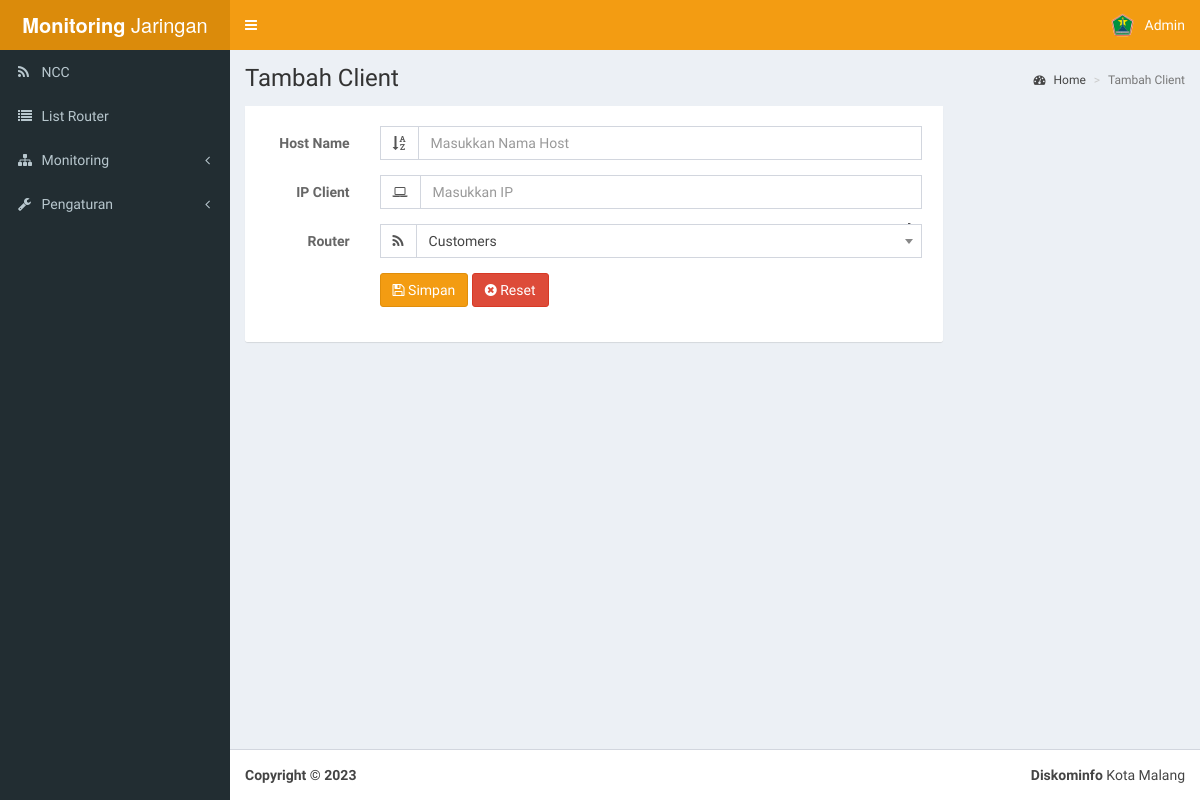
Screenshot of /add_client (signed in) with the database file from the repository.
### tables this page shows
CREATE TABLE `user` (
  `id_user` int(10) NOT NULL,
  `email_user` varchar(255) NOT NULL,
  `pwd_user` varchar(255) NOT NULL,
  `name_user` varchar(255) NOT NULL
);

CREATE TABLE `blok` (
  `id_blok` int(50) NOT NULL,
  `name_blok` varchar(255) NOT NULL,
  `telp_blok` varchar(100) NOT NULL,
  `add_blok` longtext NOT NULL,
  `sum_client` int(100) NOT NULL,
  `pusat_client` varchar(100) NOT NULL
);

### view/add_client.php (the view)
<div class="tab-content ">
<div class="active tab-pane">
<div class="post">
<div class="box-body">
	<form class="form-horizontal" method="post" action="./asset/proses.php">
              <div class="form-group">
                <label for="inputName" class="col-sm-2 control-label">Host Name</label>
                <div class="col-sm-10">
                  <div class="input-group">
                      <div class="input-group-addon">
                        <i class="fa  fa-sort-alpha-asc"></i>
                      </div>
                      <input type="text" name="client" class="form-control" placeholder="Masukkan Nama Host" required>
                    </div>
                </div>
              </div>
              <div class="form-group">
                <label for="inputTelp" class="col-sm-2 control-label">IP Client</label>
                <div class="col-sm-10">
                  <div class="input-group">
                      <div class="input-group-addon">
                        <i class="fa fa-laptop"></i>
                      </div>
                      <input type="text" placeholder="Masukkan IP" name="ip" class="form-control" data-inputmask="'alias': 'ip'" data-mask="" required>
                    </div>
                </div>
              </div>
              <div class="form-group">
                <label for="inputTelp" class="col-sm-2 control-label">Router</label>
                <div class="col-sm-10">
                <div class="input-group">
                      <div class="input-group-addon">
                        <i class="fa fa-rss"></i>
                      </div>
                  <select name="stasiun" class="form-control select2" style="width: 100%;">
                        <?php
                        $sql = "SELECT*FROM blok ORDER BY name_blok ASC";
                        $query = $conn->query($sql);
                        while ($get = $query->fetch_assoc()) {
                            extract($get);
                            echo "<option value='$id_blok'>$name_blok</option>";
                         }
                         ?>
                      </select>
                  </div>
                </div>
              </div>
              <div class="form-group">
                <div class="col-sm-offset-2 col-sm-10">
                  <button type="submit" class="btn btn-warning" name="add_client"><i class="fa fa-save"></i> Simpan</button>
                  <button type="reset" class="btn btn-danger" name="add_client"><i class="fa fa-times-circle"></i> Reset</button>
                </div>
              </div>
            </form>
</div>
</div>
</div>
</div>

### view/layout/header.php (shortened to what this page needs)
<?php
$query_us = $conn->query("SELECT*FROM user WHERE id_user='$_SESSION[id]'");
$admin = $query_us->fetch_assoc();
$admin_name = $admin['name_user'];
 ?>
        <a href="home" class="logo">
          <span class="logo-lg"><b>Monitoring</b> Jaringan</span>
        </a>
        <nav class="navbar navbar-static-top" role="navigation">
          <a href="#" class="sidebar-toggle" data-toggle="offcanvas" role="button">
          </a>
          <div class="navbar-custom-menu">
            <ul class="nav navbar-nav">
              <li class="dropdown user user-menu">
                <a href="#" class="dropdown-toggle" data-toggle="dropdown">
                  <img src="asset/dist/img/mlgkucecwara.jpg" class="user-image" alt="User Image">
                  <span class="hidden-xs"><?php echo $admin_name; ?></span>
                </a>
              </li>
            </ul>
          </div>
        </nav>

### view/layout/sidebar.php (shortened to what this page needs)
<ul class="sidebar-menu">
<?php
    $d_blokx=$conn->query("SELECT (name_blok) FROM blok WHERE pusat_client='1'")->fetch_assoc();
    $nama_blok = $d_blokx['name_blok'];
    $link = array("home", "stasiun", "#", "#");
    $nama = array("$nama_blok", "List Router", "Monitoring", "Pengaturan");
    $icon = array("fa fa-rss", "fa fa-list","fa fa-sitemap", "fa fa-wrench");
    for ($i=0; $i <= count($link)-1 ; $i++) {
      if (strcmp($page, "$link[$i]")==0) {
            $status_l = " class='active'";
          } else {
            $status_l = "";
          }
      if ($nama[$i] === "Monitoring") {
        $right_icon = "<i class='fa fa-angle-left pull-right'></i>";
        $menu_d = "<ul class='treeview-menu'>";
      } elseif ($nama[$i] === "Pengaturan") {
        $right_icon = "<i class='fa fa-angle-left pull-right'></i>";
        $menu_d = "<ul class='treeview-menu'>
        <li>
            <a class='active' href='./add_stasiun'>Add Router</a>
        </li>
        <li>
            <a class='active' href='./add_client'>Add Client</a>
        </li>
        <li>
            <a class='active' href='./log'>Log Laporan</a>
        </li>
        <!-- <li>
            <a href='./asset/proses.php?logout'>Logout</a>
        </li> -->
        </ul>";
      } else {
        $right_icon = "";
        $menu_d = "";
      }
      echo "<li $status_l>
              <a href='$link[$i]'>
              <i class='$icon[$i]'></i> <span>$nama[$i]</span> $right_icon
              </a> $menu_d";
              if ($nama[$i]==="Monitoring") {
              echo "</ul>";
              }
      echo "
            </li>";
    }
 ?>
 </ul>

### rows the page displays
user: name_user "Admin"
blok: name_blok "NCC", name_blok "List Router", name_blok "Monitoring", name_blok "Pengaturan"

### other values shown
$judul "Tambah Client"
form field stasiun "Customers"
